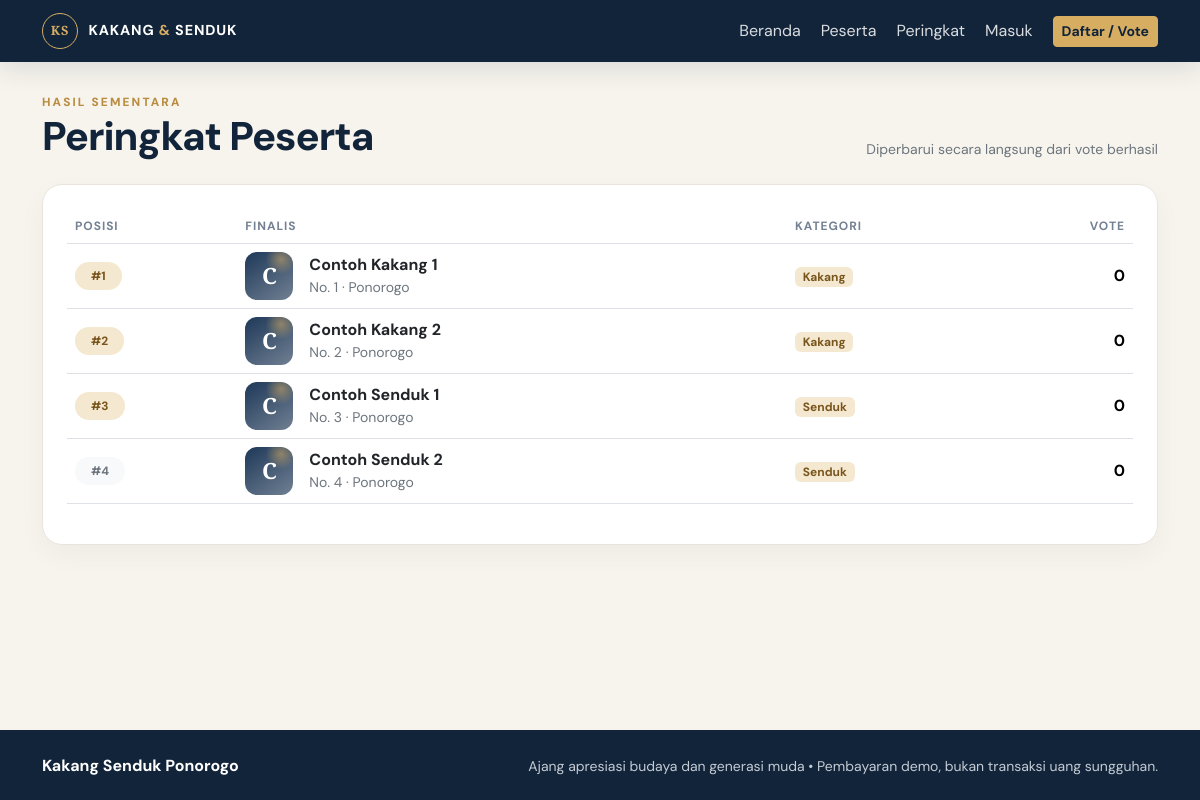
/ranking.php, run on the app's committed database.
### tables this page shows
CREATE TABLE IF NOT EXISTS participants (
 id INT AUTO_INCREMENT PRIMARY KEY,
 number INT NOT NULL UNIQUE,
 name VARCHAR(120) NOT NULL,
 category ENUM('Kakang','Senduk') NOT NULL,
 origin VARCHAR(120) DEFAULT '',
 bio TEXT,
 photo VARCHAR(255) DEFAULT '',
 active TINYINT(1) NOT NULL DEFAULT 1,
 created_at TIMESTAMP DEFAULT CURRENT_TIMESTAMP
);

### ranking.php (the view, shortened to what this page needs)
<?php
require 'config.php';
require 'partials.php';
$rows = $pdo->query("
    SELECT p.*, COALESCE(SUM(v.quantity), 0) AS total_vote
    FROM participants p
    LEFT JOIN votes v ON v.participant_id = p.id
    WHERE p.active = 1
    GROUP BY p.id
    ORDER BY total_vote DESC, p.number ASC
")->fetchAll();
?>
<div class="eyebrow">Hasil sementara</div>
<div class="d-flex justify-content-between align-items-end flex-wrap gap-2 mb-4"><h1 class="section-title mb-0">Peringkat Peserta</h1><span class="text-secondary small">Diperbarui secara langsung dari vote berhasil</span></div>
<div class="card p-3 p-md-4">
    <?php if ($rows): ?>
        <div class="table-responsive"><table class="table">
            <thead><tr><th>Posisi</th><th>Finalis</th><th>Kategori</th><th class="text-end">Vote</th></tr></thead>
            <tbody><?php foreach ($rows as $i => $participant): ?>
                <tr>
                    <td><span class="badge <?= $i < 3 ? 'badge-gold' : 'bg-light text-secondary' ?> rounded-pill px-3 py-2">#<?= $i + 1 ?></span></td>
                    <td><a class="d-flex align-items-center gap-3 text-decoration-none text-dark" href="detail.php?id=<?= (int)$participant['id'] ?>"><?= participant_photo($participant['photo'], $participant['name'], 'avatar-thumb') ?><span><strong><?= e($participant['name']) ?></strong><span class="d-block small text-secondary">No. <?= e($participant['number']) ?> · <?= e($participant['origin']) ?></span></span></a></td>
                    <td><span class="badge badge-gold"><?= e($participant['category']) ?></span></td>
                    <td class="text-end fw-bold"><?= number_format((int)$participant['total_vote']) ?></td>
                </tr>
            <?php endforeach; ?></tbody>
        </table></div>
    <?php else: ?>
        <div class="empty-state">Peringkat akan muncul setelah peserta tersedia.</div>
    <?php endif; ?>
</div>

### config.php (shortened to what this page needs)
<?php
function e($value)
{
    return htmlspecialchars((string)$value, ENT_QUOTES | ENT_SUBSTITUTE, 'UTF-8');
}
function participant_photo_url($photo)
{
    $photo = (string)$photo;
    if ($photo === '' || basename($photo) !== $photo || !preg_match('/\A[a-f0-9]{32}\.(jpg|jpeg|png|webp)\z/i', $photo)) {
        return '';
    }
    return 'uploads/participants/' . rawurlencode($photo);
}
function participant_photo($photo, $name, $class = '')
{
    $url = participant_photo_url($photo);
    $initial = function_exists('mb_substr') ? mb_substr((string)$name, 0, 1, 'UTF-8') : substr((string)$name, 0, 1);
    return '<div class="' . e(trim('photo-placeholder ' . $class)) . '" role="img" aria-label="Foto belum tersedia">' . e(strtoupper($initial ?: 'K')) . '</div>';
}

### style.css (style rules this page uses)
:root { --navy: #12243a; --navy-soft: #1d3858; --gold: #d7ad62; --gold-dark: #b98c3f; --cream: #f7f4ed; --ink: #263449; --muted: #748093; --line: #e9e5dc; }
* { box-sizing: border-box; }
html { scroll-behavior: smooth; }
body { background: var(--cream); color: var(--ink); font-family: "DM Sans", system-ui, Arial, sans-serif; }
a { color: var(--gold-dark); }
.eyebrow { color: var(--gold-dark); font-size: .74rem; font-weight: 800; letter-spacing: .18em; text-transform: uppercase; }
.section-title { color: var(--navy); font-weight: 800; letter-spacing: -.025em; }
.card { border: 1px solid #e8e4db; border-radius: 20px; box-shadow: 0 10px 28px #12243a0a; transition: transform .24s ease, box-shadow .24s ease; }
.badge-gold { background: #f4e8d0; color: #78551c; }
.photo-placeholder { display: grid; place-items: center; color: #fff; font-family: "Playfair Display", Georgia, serif; font-size: 4rem; font-weight: 700; background: radial-gradient(circle at 75% 15%, #d7ad6288, transparent 28%), linear-gradient(145deg, #1d3858, #718093); }
.table { --bs-table-bg: transparent; vertical-align: middle; }
.table thead th { color: var(--muted); font-size: .75rem; letter-spacing: .08em; text-transform: uppercase; white-space: nowrap; }
.avatar-thumb { width: 48px; height: 48px; border-radius: 12px; object-fit: cover; }
.avatar-thumb.photo-placeholder { font-size: 1.4rem; }

### data on the page
participants: name "C", name "Contoh Kakang 1", number "1", origin "Ponorogo", category "Kakang", total_vote "0"
participants: name "C", name "Contoh Kakang 2", number "2", origin "Ponorogo", category "Kakang", total_vote "0"
participants: name "C", name "Contoh Senduk 1", number "3", origin "Ponorogo", category "Senduk", total_vote "0"
participants: name "C", name "Contoh Senduk 2", number "4", origin "Ponorogo", category "Senduk", total_vote "0"
